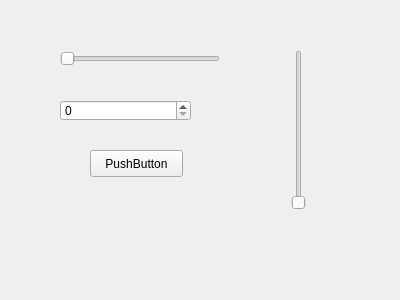
<?xml version="1.0" encoding="UTF-8"?>
<ui version="4.0">
 <class>Form</class>
 <widget class="QWidget" name="Form">
  <property name="geometry">
   <rect>
    <x>0</x>
    <y>0</y>
    <width>400</width>
    <height>300</height>
   </rect>
  </property>
  <property name="windowTitle">
   <string>Form</string>
  </property>
  <widget class="QSlider" name="slider1">
   <property name="geometry">
    <rect>
     <x>60</x>
     <y>50</y>
     <width>160</width>
     <height>18</height>
    </rect>
   </property>
   <property name="orientation">
    <enum>Qt::Horizontal</enum>
   </property>
  </widget>
  <widget class="QSlider" name="slider2">
   <property name="geometry">
    <rect>
     <x>290</x>
     <y>50</y>
     <width>18</width>
     <height>160</height>
    </rect>
   </property>
   <property name="orientation">
    <enum>Qt::Vertical</enum>
   </property>
  </widget>
  <widget class="QSpinBox" name="spinBox">
   <property name="geometry">
    <rect>
     <x>60</x>
     <y>100</y>
     <width>131</width>
     <height>21</height>
    </rect>
   </property>
  </widget>
  <widget class="QPushButton" name="pushButton">
   <property name="geometry">
    <rect>
     <x>90</x>
     <y>150</y>
     <width>93</width>
     <height>27</height>
    </rect>
   </property>
   <property name="text">
    <string>PushButton</string>
   </property>
  </widget>
 </widget>
 <resources/>
 <connections/>
</ui>
